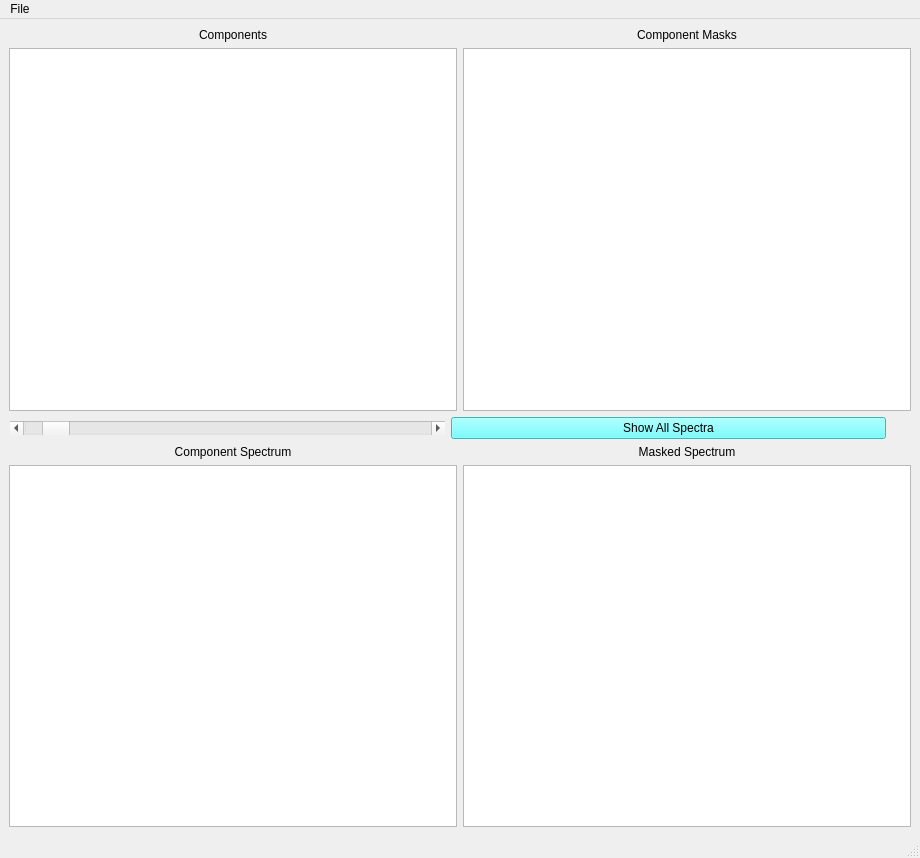
<?xml version="1.0" encoding="UTF-8"?>
<ui version="4.0">
 <class>MainWindow</class>
 <widget class="QMainWindow" name="MainWindow">
  <property name="geometry">
   <rect>
    <x>0</x>
    <y>0</y>
    <width>920</width>
    <height>858</height>
   </rect>
  </property>
  <property name="windowTitle">
   <string>MainWindow</string>
  </property>
  <widget class="QWidget" name="centralwidget">
   <layout class="QGridLayout" name="gridLayout_5">
    <item row="2" column="0" colspan="2">
     <layout class="QGridLayout" name="gridLayout">
      <property name="leftMargin">
       <number>1</number>
      </property>
      <property name="rightMargin">
       <number>25</number>
      </property>
      <item row="0" column="0">
       <widget class="QScrollBar" name="hs_comp_number">
        <property name="maximum">
         <number>20</number>
        </property>
        <property name="pageStep">
         <number>1</number>
        </property>
        <property name="value">
         <number>1</number>
        </property>
        <property name="orientation">
         <enum>Qt::Horizontal</enum>
        </property>
       </widget>
      </item>
      <item row="0" column="1">
       <widget class="QPushButton" name="pb_show_all">
        <property name="styleSheet">
         <string notr="true">font: 12pt &quot;MS Shell Dlg 2&quot;;
background-color: rgb(85, 255, 255);</string>
        </property>
        <property name="text">
         <string>Show All Spectra</string>
        </property>
       </widget>
      </item>
     </layout>
    </item>
    <item row="0" column="0">
     <layout class="QGridLayout" name="gridLayout_2">
      <item row="0" column="0">
       <widget class="QLabel" name="label_4">
        <property name="styleSheet">
         <string notr="true">font: 12pt &quot;MS Shell Dlg 2&quot;;</string>
        </property>
        <property name="text">
         <string>Components</string>
        </property>
        <property name="alignment">
         <set>Qt::AlignCenter</set>
        </property>
       </widget>
      </item>
      <item row="1" column="0">
       <widget class="ImageView" name="image_view"/>
      </item>
     </layout>
    </item>
    <item row="0" column="1">
     <layout class="QGridLayout" name="gridLayout_4">
      <item row="0" column="0">
       <widget class="QLabel" name="label_5">
        <property name="styleSheet">
         <string notr="true">font: 12pt &quot;MS Shell Dlg 2&quot;;</string>
        </property>
        <property name="text">
         <string>Component Masks</string>
        </property>
        <property name="alignment">
         <set>Qt::AlignCenter</set>
        </property>
       </widget>
      </item>
      <item row="1" column="0">
       <widget class="ImageView" name="image_view2"/>
      </item>
     </layout>
    </item>
    <item row="3" column="0" colspan="2">
     <layout class="QGridLayout" name="gridLayout_3">
      <item row="2" column="0">
       <widget class="PlotWidget" name="component_view"/>
      </item>
      <item row="1" column="0">
       <widget class="QLabel" name="label_2">
        <property name="styleSheet">
         <string notr="true">font: 75 12pt &quot;MS Shell Dlg 2&quot;;</string>
        </property>
        <property name="text">
         <string>Component Spectrum</string>
        </property>
        <property name="alignment">
         <set>Qt::AlignCenter</set>
        </property>
       </widget>
      </item>
      <item row="2" column="1">
       <widget class="PlotWidget" name="spectrum_view"/>
      </item>
      <item row="1" column="1">
       <widget class="QLabel" name="label">
        <property name="styleSheet">
         <string notr="true">font: 75 12pt &quot;MS Shell Dlg 2&quot;;</string>
        </property>
        <property name="text">
         <string>Masked Spectrum</string>
        </property>
        <property name="alignment">
         <set>Qt::AlignCenter</set>
        </property>
       </widget>
      </item>
     </layout>
    </item>
   </layout>
  </widget>
  <widget class="QMenuBar" name="menubar">
   <property name="geometry">
    <rect>
     <x>0</x>
     <y>0</y>
     <width>920</width>
     <height>26</height>
    </rect>
   </property>
   <widget class="QMenu" name="menuFile">
    <property name="title">
     <string>File</string>
    </property>
    <addaction name="actionSave"/>
   </widget>
   <addaction name="menuFile"/>
  </widget>
  <widget class="QStatusBar" name="statusbar"/>
  <action name="actionSave">
   <property name="text">
    <string>Save</string>
   </property>
  </action>
 </widget>
 <customwidgets>
  <customwidget>
   <class>ImageView</class>
   <extends>QGraphicsView</extends>
   <header>pyqtgraph</header>
  </customwidget>
  <customwidget>
   <class>PlotWidget</class>
   <extends>QGraphicsView</extends>
   <header>pyqtgraph</header>
  </customwidget>
 </customwidgets>
 <resources/>
 <connections/>
</ui>
